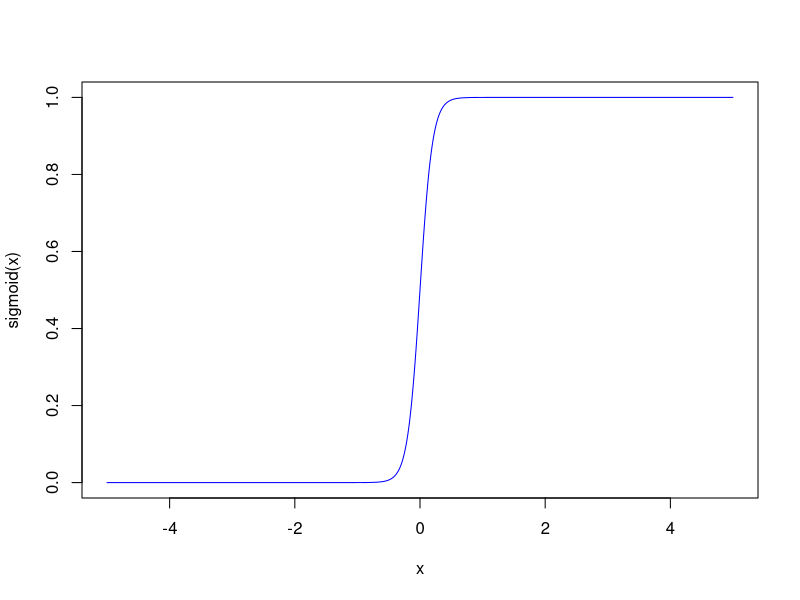

This chart was generated by the following R code:
## ---- chunk 1
knitr::opts_chunk$set(eval = TRUE, message = FALSE, warning = FALSE)
## ---- chunk 2
library(tidyverse)
## ---- chunk 3
general_info <- read.csv("data/meta.csv", stringsAsFactors = FALSE, na.strings = "NA")
general_info[is.na(general_info)] <- ""
knitr::kable(
  general_info,
  col.names = c("Name", "Type", "Unit", "Meaning", "Value/Range", "Remark"),
  align = c("l", "l", "l", "l", "l", "l"),
  digits = 0,
  booktabs = TRUE
  #format = "html"
  )
## ---- chunk 4
sigmoid = function(x) {
   1 / (1 + exp(-x*10))
}
x <- seq(-5, 5, 0.01)
plot(x, sigmoid(x), col='blue', type = "l")
